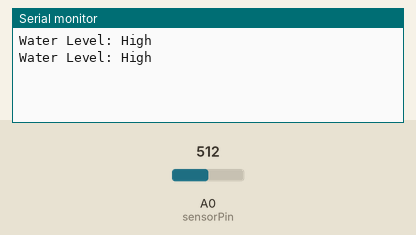
The sketch below on a simulated Arduino Uno, built with avr-gcc and run on an emulated ATmega328P. Parts: the last lines printed to the serial monitor. The inputs (shaded band) are chosen by the test bench; at power-on: A0 (sensorPin) = 512.

Above: at 1.8 s.
1.9 s: A0 (sensorPin) set to 417
At 2.5 s:
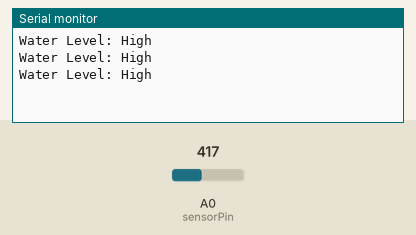
3.4 s: A0 (sensorPin) set to 390
At 4.8 s:
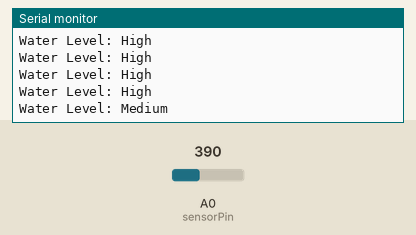
6.5 s: A0 (sensorPin) set to 217
At 7.8 s:
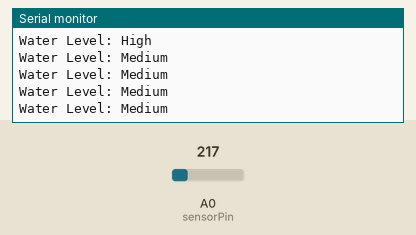
8.0 s: A0 (sensorPin) set to 191
At 8.9 s:
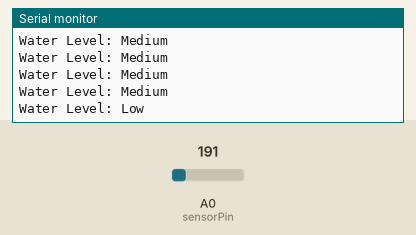

Measured:
- the behaviour switches between 401 and 400 on A0 (sensorPin) (found by bisection; images 1 and 2)
- the behaviour switches between 201 and 200 on A0 (sensorPin) (found by bisection; images 3 and 4)
- after the input at 3.4 s, the serial monitor: prints a new line after 0.65 s (image 2)
- after the input at 8.0 s, the serial monitor: prints a new line after 0.09 s (image 4)

The sketch:

source_code.ino
```cpp
// Sensor pins
#define sensorPower 7
#define sensorPin A0

// Value for storing water level
int val = 0;

/* Change these values based on your calibration */
int lowerThreshold = 200;
int upperThreshold = 400;

void setup() {
  Serial.begin(9600);
  pinMode(sensorPower, OUTPUT);
  digitalWrite(sensorPower, LOW); // Turn off sensor initially
}

void loop() {
  int level = readSensor();

  if (level == 0) {
    Serial.println("Water Level: Empty");
  } else if (level > 0 && level <= lowerThreshold) {
    Serial.println("Water Level: Low");
  } else if (level > lowerThreshold && level <= upperThreshold) {
    Serial.println("Water Level: Medium");
  } else if (level > upperThreshold) {
    Serial.println("Water Level: High");
  }

  delay(1000); // Wait 1 second before next reading
}

// Function to read sensor value
int readSensor() {
  digitalWrite(sensorPower, HIGH);   // Turn sensor ON
  delay(10);                         // Wait for stable reading
  val = analogRead(sensorPin);      // Read the value
  digitalWrite(sensorPower, LOW);   // Turn sensor OFF
  return val;
}
```
